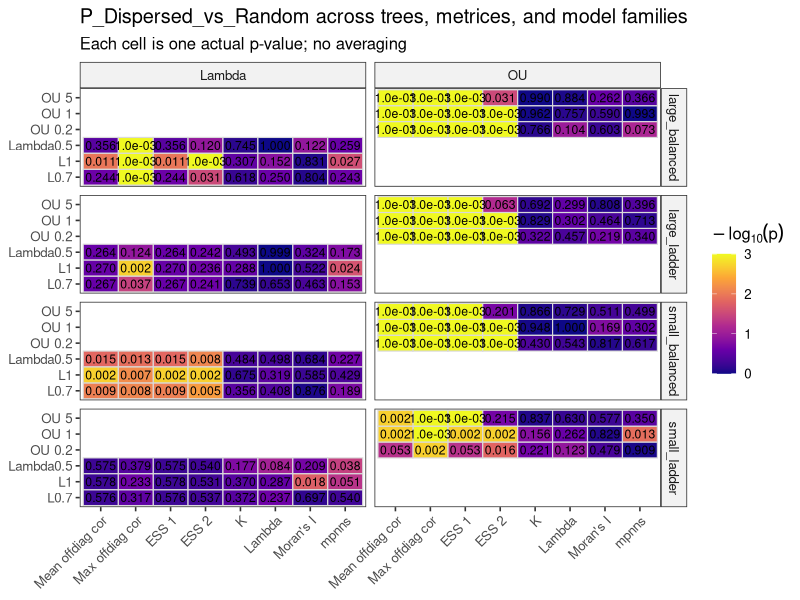

The R source for this figure:
### 看一下当前工作目录
setwd("/home/huangr/projects/2026_04_distance/outputs/tables")
getwd()

### ================================
### 2. 读入四个原始数据文件
### ================================
df_small_balanced <- read.csv("result3_signal_small_balanced.csv", stringsAsFactors = FALSE)
df_small_ladder   <- read.csv("result3_signal_small_ladder.csv", stringsAsFactors = FALSE)
df_large_balanced <- read.csv("result3_signal_large_balanced.csv", stringsAsFactors = FALSE)
df_large_ladder   <- read.csv("result3_signal_large_ladder.csv", stringsAsFactors = FALSE)

### 给每个数据框加一个 Tree 标签，方便后面汇总
df_small_balanced$Tree <- "small_balanced"
df_small_ladder$Tree   <- "small_ladder"
df_large_balanced$Tree <- "large_balanced"
df_large_ladder$Tree   <- "large_ladder"

### 合并成一个总表
signal_df <- rbind(
  df_small_balanced,
  df_small_ladder,
  df_large_balanced,
  df_large_ladder
)

### ================================
### 3. 检查列名
### ================================
colnames(signal_df)

### ================================
### 4. 简单检查 Subset_Type 和 Model
### ================================
unique(signal_df$Subset_Type)
unique(signal_df$Model)

### ================================
### 5. 定义一个经验 p 值计算函数
### 逻辑尽量和你原来的 result3 分析保持一致
### ================================
calculate_empirical_pvalues_manual <- function(signal_df, tree_name, model_name, metric_name) {
  
  dat <- signal_df[signal_df$Tree == tree_name & signal_df$Model == model_name, ]
  
  if (nrow(dat) == 0) {
    return(NULL)
  }
  
  dispersed_vals <- dat[[metric_name]][dat$Subset_Type == "dispersed"]
  clustered_vals <- dat[[metric_name]][dat$Subset_Type == "clustered"]
  random_vals    <- dat[[metric_name]][dat$Subset_Type == "random"]
  
  ### 去掉 NA
  dispersed_vals <- dispersed_vals[!is.na(dispersed_vals)]
  clustered_vals <- clustered_vals[!is.na(clustered_vals)]
  random_vals    <- random_vals[!is.na(random_vals)]
  
  tol <- 1e-15
  
  ### ----------------------------
  ### 情况 1：Moran's I
  ### 按绝对值比较，|I| 越大表示自相关越强
  ### 预期：clustered > random > dispersed（按绝对值）
  ### 所以：
  ### dispersed vs clustered：检验 |dispersed| < |clustered|
  ### dispersed vs random   ：检验 |dispersed| < |random|
  ### random vs clustered   ：检验 |random| < |clustered|
  ### ----------------------------
  if (metric_name == "MoransI") {
    
    dispersed_cmp <- abs(dispersed_vals)
    clustered_cmp <- abs(clustered_vals)
    random_cmp    <- abs(random_vals)
    
    mean_dispersed <- mean(dispersed_vals, na.rm = TRUE)
    mean_clustered <- mean(clustered_vals, na.rm = TRUE)
    mean_random    <- mean(random_vals, na.rm = TRUE)
    
    if (length(dispersed_cmp) > 0 && length(clustered_cmp) > 0) {
      count <- 0
      for (d in dispersed_cmp) {
        count <- count + sum(clustered_cmp <= d | abs(clustered_cmp - d) < tol)
      }
      count <- count / length(dispersed_cmp)
      p_dispersed_vs_clustered <- (count + 1) / (length(clustered_cmp) + 1)
    } else {
      p_dispersed_vs_clustered <- NA
    }
    
    if (length(dispersed_cmp) > 0 && length(random_cmp) > 0) {
      count <- 0
      for (d in dispersed_cmp) {
        count <- count + sum(random_cmp <= d | abs(random_cmp - d) < tol)
      }
      count <- count / length(dispersed_cmp)
      p_dispersed_vs_random <- (count + 1) / (length(random_cmp) + 1)
    } else {
      p_dispersed_vs_random <- NA
    }
    
    if (length(random_cmp) > 0 && length(clustered_cmp) > 0) {
      total_comparisons <- length(random_cmp) * length(clustered_cmp)
      count <- 0
      for (r in random_cmp) {
        count <- count + sum(clustered_cmp <= r | abs(clustered_cmp - r) < tol)
      }
      p_random_vs_clustered <- (count + 1) / (total_comparisons + 1)
    } else {
      p_random_vs_clustered <- NA
    }
  }
  
  ### ----------------------------
  ### 情况 2：ESS
  ### ess_1 / ess_2 越大表示越接近独立
  ### 预期：dispersed > random > clustered
  ### 所以：
  ### dispersed vs clustered：检验 dispersed > clustered
  ### dispersed vs random   ：检验 dispersed > random
  ### random vs clustered   ：检验 random > clustered
  ### ----------------------------
  else if (metric_name %in% c("ess_1", "ess_2")) {
    
    mean_dispersed <- mean(dispersed_vals, na.rm = TRUE)
    mean_clustered <- mean(clustered_vals, na.rm = TRUE)
    mean_random    <- mean(random_vals, na.rm = TRUE)
    
    if (length(dispersed_vals) > 0 && length(clustered_vals) > 0) {
      count <- 0
      for (d in dispersed_vals) {
        count <- count + sum(clustered_vals >= d | abs(clustered_vals - d) < tol)
      }
      count <- count / length(dispersed_vals)
      p_dispersed_vs_clustered <- (count + 1) / (length(clustered_vals) + 1)
    } else {
      p_dispersed_vs_clustered <- NA
    }
    
    if (length(dispersed_vals) > 0 && length(random_vals) > 0) {
      count <- 0
      for (d in dispersed_vals) {
        count <- count + sum(random_vals >= d | abs(random_vals - d) < tol)
      }
      count <- count / length(dispersed_vals)
      p_dispersed_vs_random <- (count + 1) / (length(random_vals) + 1)
    } else {
      p_dispersed_vs_random <- NA
    }
    
    if (length(random_vals) > 0 && length(clustered_vals) > 0) {
      total_comparisons <- length(random_vals) * length(clustered_vals)
      count <- 0
      for (r in random_vals) {
        count <- count + sum(clustered_vals >= r | abs(clustered_vals - r) < tol)
      }
      p_random_vs_clustered <- (count + 1) / (total_comparisons + 1)
    } else {
      p_random_vs_clustered <- NA
    }
  }
  
  ### ----------------------------
  ### 情况 3：其余指标
  ### K / Lambda / mpnns / mean_offdiag_cor / max_offdiag_cor
  ### 数值越大表示信号/依赖越强
  ### 预期：clustered > random > dispersed
  ### 所以：
  ### dispersed vs clustered：检验 dispersed < clustered
  ### dispersed vs random   ：检验 dispersed < random
  ### random vs clustered   ：检验 random < clustered
  ### ----------------------------
  else {
    
    mean_dispersed <- mean(dispersed_vals, na.rm = TRUE)
    mean_clustered <- mean(clustered_vals, na.rm = TRUE)
    mean_random    <- mean(random_vals, na.rm = TRUE)
    
    if (length(dispersed_vals) > 0 && length(clustered_vals) > 0) {
      count <- 0
      for (d in dispersed_vals) {
        count <- count + sum(clustered_vals <= d | abs(clustered_vals - d) < tol)
      }
      count <- count / length(dispersed_vals)
      p_dispersed_vs_clustered <- (count + 1) / (length(clustered_vals) + 1)
    } else {
      p_dispersed_vs_clustered <- NA
    }
    
    if (length(dispersed_vals) > 0 && length(random_vals) > 0) {
      count <- 0
      for (d in dispersed_vals) {
        count <- count + sum(random_vals <= d | abs(random_vals - d) < tol)
      }
      count <- count / length(dispersed_vals)
      p_dispersed_vs_random <- (count + 1) / (length(random_vals) + 1)
    } else {
      p_dispersed_vs_random <- NA
    }
    
    if (length(random_vals) > 0 && length(clustered_vals) > 0) {
      total_comparisons <- length(random_vals) * length(clustered_vals)
      count <- 0
      for (r in random_vals) {
        count <- count + sum(clustered_vals <= r | abs(clustered_vals - r) < tol)
      }
      p_random_vs_clustered <- (count + 1) / (total_comparisons + 1)
    } else {
      p_random_vs_clustered <- NA
    }
  }
  
  out <- data.frame(
    Tree = tree_name,
    Model = model_name,
    Metric = metric_name,
    Mean_Dispersed = mean_dispersed,
    Mean_Clustered = mean_clustered,
    Mean_Random = mean_random,
    P_Dispersed_vs_Clustered = p_dispersed_vs_clustered,
    P_Dispersed_vs_Random = p_dispersed_vs_random,
    P_Random_vs_Clustered = p_random_vs_clustered,
    N_Dispersed = length(dispersed_vals),
    N_Clustered = length(clustered_vals),
    N_Random = length(random_vals),
    stringsAsFactors = FALSE
  )
  
  return(out)
}

### ================================
### 6. 指定要计算的指标
### ================================
metrics_to_test <- c(
  "K",
  "Lambda",
  "MoransI",
  "mpnns",
  "mean_offdiag_cor",
  "max_offdiag_cor",
  "ess_1",
  "ess_2"
)

### ================================
### 7. 提取所有 Tree 和 Model
### ================================
all_trees  <- unique(signal_df$Tree)
all_models <- unique(signal_df$Model)

all_trees
all_models

### ================================
### 8. 循环计算所有 Tree × Model × Metric 的经验 p 值
### ================================
empirical_pvalues_all <- data.frame()

for (tree_name in all_trees) {
  for (model_name in all_models) {
    for (metric_name in metrics_to_test) {
      
      res <- calculate_empirical_pvalues_manual(
        signal_df   = signal_df,
        tree_name   = tree_name,
        model_name  = model_name,
        metric_name = metric_name
      )
      
      if (!is.null(res)) {
        empirical_pvalues_all <- rbind(empirical_pvalues_all, res)
      }
    }
  }
}

### 看结果前几行
head(empirical_pvalues_all)

### ================================
### 9. 查看完整结果
### ================================
empirical_pvalues_all

### ================================
### 10. 按 Tree 和 Model 排序，便于阅读
### ================================
empirical_pvalues_all <- empirical_pvalues_all[
  order(empirical_pvalues_all$Tree,
        empirical_pvalues_all$Model,
        empirical_pvalues_all$Metric),
]

empirical_pvalues_all

### ================================
### 11. 写出结果到 csv
### ================================
write.csv(
  empirical_pvalues_all,
  file = "manual_empirical_pvalues_all.csv",
  row.names = FALSE
)

### ================================
### 12. 如果你只想看某一棵树，例如 large_balanced
### ================================
subset(empirical_pvalues_all, Tree == "large_balanced")

### ================================
### 13. 如果你只想看某个指标，例如 ess_1
### ================================
subset(empirical_pvalues_all, Metric == "ess_1")

### ================================
### 14. 如果你想再检查每个组的均值排序
### 例如看某个 Tree × Model
### ================================
subset(
  empirical_pvalues_all,
  Tree == "small_balanced" & Model == "Lambda1"
)

### ================================
### 15. 可选：加一个“是否符合预期排序”的检查
### 对不同指标方向分别判断
### ================================
check_pattern <- function(mean_d, mean_r, mean_c, metric) {
  
  tol <- 1e-10
  
  if (metric == "MoransI") {
    return( abs(mean_c) > abs(mean_r) - tol && abs(mean_r) > abs(mean_d) - tol )
  }
  
  if (metric %in% c("ess_1", "ess_2")) {
    return( mean_d > mean_r - tol && mean_r > mean_c - tol )
  }
  
  return( mean_c > mean_r - tol && mean_r > mean_d - tol )
}

empirical_pvalues_all$Pattern_Holds <- mapply(
  check_pattern,
  empirical_pvalues_all$Mean_Dispersed,
  empirical_pvalues_all$Mean_Random,
  empirical_pvalues_all$Mean_Clustered,
  empirical_pvalues_all$Metric
)

empirical_pvalues_all

### ================================
### 16. 把带 pattern 的结果也保存
### ================================
write.csv(
  empirical_pvalues_all,
  file = "empirical_pvalues_with_pattern.csv",
  row.names = FALSE
)

library(dplyr)
library(ggplot2)
library(stringr)
library(forcats)
library(ggrepel)

### 如果 empirical_pvalues_all 已经在环境里，就直接用
df <- empirical_pvalues_all

### 如果没有，可以手动读入
# df <- read.csv("manual_empirical_pvalues_with_pattern.csv", stringsAsFactors = FALSE)

### 只保留你现在关心的列
df_plot <- df %>%
  select(Tree, Model, Metric, P_Dispersed_vs_Random, Pattern_Holds)

### family 列
df_plot <- df_plot %>%
  mutate(
    Family = case_when(
      str_detect(Model, "^Lambda") ~ "Lambda",
      str_detect(Model, "^OU_") ~ "OU",
      TRUE ~ "Other"
    )
  )

### 模型短标签（图上更紧凑）
df_plot <- df_plot %>%
  mutate(
    Model_short = case_when(
      Model == "Lambda1" ~ "L1",
      Model == "Lambda0.7" ~ "L0.7",
      Model == "OU_alpha0.2" ~ "OU 0.2",
      Model == "OU_alpha1" ~ "OU 1",
      Model == "OU_alpha5" ~ "OU 5",
      TRUE ~ Model
    )
  )

### metric 顺序：建议先 dependence diagnostics，再 signal metrics
metric_order <- c(
  "mean_offdiag_cor",
  "max_offdiag_cor",
  "ess_1",
  "ess_2",
  "K",
  "Lambda",
  "MoransI",
  "mpnns"
)

tree_order <- c(
  "large_balanced",
  "large_ladder",
  "small_balanced",
  "small_ladder"
)

family_order <- c("Lambda", "OU")

df_plot <- df_plot %>%
  mutate(
    Tree = factor(Tree, levels = tree_order),
    Family = factor(Family, levels = family_order),
    Metric = factor(Metric, levels = metric_order)
  )

### 给 metric 换成更适合图上的标签
metric_labels <- c(
  mean_offdiag_cor = "Mean offdiag cor",
  max_offdiag_cor  = "Max offdiag cor",
  ess_1            = "ESS 1",
  ess_2            = "ESS 2",
  K                = "K",
  Lambda           = "Lambda",
  MoransI          = "Moran's I",
  mpnns            = "mpnns"
)

### p 值标签函数
fmt_p <- function(x) {
  ifelse(
    is.na(x), "NA",
    ifelse(
      x < 0.001,
      format(x, scientific = TRUE, digits = 2),
      sprintf("%.3f", x)
    )
  )
}

df_plot <- df_plot %>%
  mutate(
    p_label = fmt_p(P_Dispersed_vs_Random),
    neglog10_p = -log10(pmax(P_Dispersed_vs_Random, 1e-300))
  )
p1 <- ggplot(df_plot, aes(x = Metric, y = Model_short, fill = neglog10_p)) +
  geom_tile(color = "grey85", linewidth = 0.4) +
  geom_text(aes(label = p_label), size = 3.1) +
  facet_grid(Tree ~ Family, scales = "free_y", space = "free_y") +
  scale_x_discrete(labels = metric_labels) +
  scale_fill_viridis_c(
    option = "C",
    name = expression(-log[10](p)),
    direction = 1
  ) +
  labs(
    x = NULL,
    y = NULL,
    title = "P_Dispersed_vs_Random across trees, metrices, and model families",
    subtitle = "Each cell is one actual p-value; no averaging"
  ) +
  theme_bw(base_size = 12) +
  theme(
    axis.text.x = element_text(angle = 45, hjust = 1, vjust = 1),
    panel.grid = element_blank(),
    strip.background = element_rect(fill = "grey95"),
    legend.position = "right"
  )
